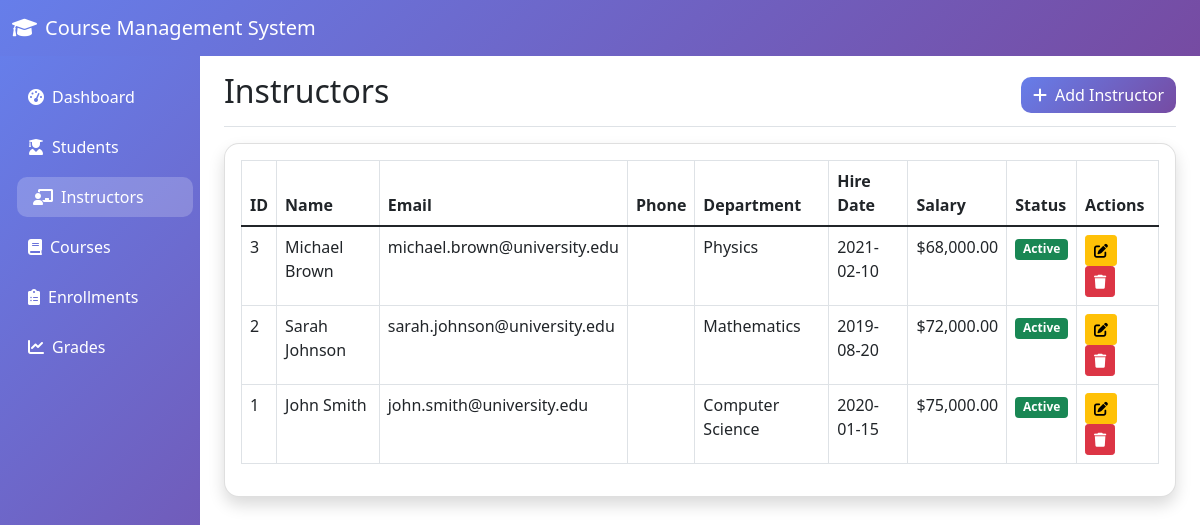
The app's page /instructors.php with its own data.
### tables this page shows
CREATE TABLE instructors (
    instructor_id INT PRIMARY KEY AUTO_INCREMENT,
    first_name VARCHAR(50) NOT NULL,
    last_name VARCHAR(50) NOT NULL,
    email VARCHAR(100) UNIQUE NOT NULL,
    phone VARCHAR(15),
    department VARCHAR(100),
    hire_date DATE,
    salary DECIMAL(10,2),
    status ENUM('active', 'inactive') DEFAULT 'active',
    created_at TIMESTAMP DEFAULT CURRENT_TIMESTAMP
);

### instructors.php (the view, shortened to what this page needs)
<?php
$database = new Database();
$db = $database->getConnection();
$stmt = $db->query("SELECT * FROM instructors ORDER BY last_name, first_name");
$instructors = $stmt->fetchAll(PDO::FETCH_ASSOC);
?>
<!DOCTYPE html>
<html lang="en">
<head>
    <link href="https://cdn.jsdelivr.net/npm/bootstrap@5.1.3/dist/css/bootstrap.min.css" rel="stylesheet">
    <link href="https://cdnjs.cloudflare.com/ajax/libs/font-awesome/6.0.0/css/all.min.css" rel="stylesheet">
</head>
<body>
    <nav class="navbar navbar-expand-lg navbar-dark">
        <div class="container-fluid">
            <a class="navbar-brand" href="index.php">
                <i class="fas fa-graduation-cap me-2"></i>Course Management System
            </a>
        </div>
    </nav>
    <div class="container-fluid">
        <div class="row">
            <nav class="col-md-3 col-lg-2 d-md-block sidebar collapse">
                <div class="position-sticky pt-3">
                    <ul class="nav flex-column">
                        <li class="nav-item">
                            <a class="nav-link" href="index.php">
                                <i class="fas fa-tachometer-alt me-2"></i>Dashboard
                            </a>
                        </li>
                        <li class="nav-item">
                            <a class="nav-link" href="students.php">
                                <i class="fas fa-user-graduate me-2"></i>Students
                            </a>
                        </li>
                        <li class="nav-item">
                            <a class="nav-link active" href="instructors.php">
                                <i class="fas fa-chalkboard-teacher me-2"></i>Instructors
                            </a>
                        </li>
                        <li class="nav-item">
                            <a class="nav-link" href="courses.php">
                                <i class="fas fa-book me-2"></i>Courses
                            </a>
                        </li>
                        <li class="nav-item">
                            <a class="nav-link" href="enrollments.php">
                                <i class="fas fa-clipboard-list me-2"></i>Enrollments
                            </a>
                        </li>
                        <li class="nav-item">
                            <a class="nav-link" href="grades.php">
                                <i class="fas fa-chart-line me-2"></i>Grades
                            </a>
                        </li>
                    </ul>
                </div>
            </nav>
            <main class="col-md-9 ms-sm-auto col-lg-10 px-md-4">
                <div class="d-flex justify-content-between flex-wrap flex-md-nowrap align-items-center pt-3 pb-2 mb-3 border-bottom">
                    <h1 class="h2">Instructors</h1>
                    <button type="button" class="btn btn-primary" data-bs-toggle="modal" data-bs-target="#addInstructorModal">
                        <i class="fas fa-plus me-2"></i>Add Instructor
                    </button>
                </div>
                <div class="card shadow">
                    <div class="card-body">
                        <div class="table-responsive">
                            <table class="table table-bordered" width="100%" cellspacing="0">
                                <thead>
                                    <tr>
                                        <th>ID</th>
                                        <th>Name</th>
                                        <th>Email</th>
                                        <th>Phone</th>
                                        <th>Department</th>
                                        <th>Hire Date</th>
                                        <th>Salary</th>
                                        <th>Status</th>
                                        <th>Actions</th>
                                    </tr>
                                </thead>
                                <tbody>
                                    <?php foreach($instructors as $instructor): ?>
                                    <tr>
                                        <td><?php echo $instructor['instructor_id']; ?></td>
                                        <td><?php echo htmlspecialchars($instructor['first_name'] . ' ' . $instructor['last_name']); ?></td>
                                        <td><?php echo htmlspecialchars($instructor['email']); ?></td>
                                        <td><?php echo htmlspecialchars($instructor['phone']); ?></td>
                                        <td><?php echo htmlspecialchars($instructor['department']); ?></td>
                                        <td><?php echo htmlspecialchars($instructor['hire_date']); ?></td>
                                        <td>$<?php echo number_format($instructor['salary'], 2); ?></td>
                                        <td>
                                            <span class="badge bg-<?php echo $instructor['status'] == 'active' ? 'success' : 'secondary'; ?>">
                                                <?php echo ucfirst($instructor['status']); ?>
                                            </span>
                                        </td>
                                        <td>
                                            <button type="button" class="btn btn-sm btn-warning me-1"
                                                    data-bs-toggle="modal" data-bs-target="#editInstructorModal"
                                                    onclick="editInstructor(<?php echo htmlspecialchars(json_encode($instructor)); ?>)">
                                                <i class="fas fa-edit"></i>
                                            </button>
                                            <form method="POST" style="display: inline;">
                                                <button type="submit" name="delete_instructor" class="btn btn-sm btn-danger"
                                                        onclick="return confirm('Are you sure you want to delete this instructor?')">
                                                    <i class="fas fa-trash"></i>
                                                </button>
                                            </form>
                                        </td>
                                    </tr>
                                    <?php endforeach; ?>
                                </tbody>
                            </table>
                        </div>
                    </div>
                </div>
            </main>
        </div>
    </div>
</body>
</html>

### instructors.php (style rules this page uses)
.sidebar { height: 100vh; background: linear-gradient(135deg, #667eea 0%, #764ba2 100%); }
.nav-link { color: white !important; border-radius: 10px; margin: 5px 0; transition: all 0.3s; }
.nav-link:hover, .nav-link.active { background-color: rgba(255,255,255,0.2); transform: translateX(5px); }
.card { border-radius: 15px; box-shadow: 0 4px 6px rgba(0,0,0,0.1); }
.btn-primary { background: linear-gradient(135deg, #667eea 0%, #764ba2 100%); border: none; border-radius: 10px; }
.navbar { background: linear-gradient(135deg, #667eea 0%, #764ba2 100%) !important; }

### records on screen
instructors: instructor_id "3", first_name+last_name "Michael Brown", email "michael.brown@university.edu", department "Physics", hire_date "2021-02-10", salary "68,000.00", status "Active"
instructors: instructor_id "2", first_name+last_name "Sarah Johnson", email "sarah.johnson@university.edu", department "Mathematics", hire_date "2019-08-20", salary "72,000.00", status "Active"
instructors: instructor_id "1", first_name+last_name "John Smith", email "john.smith@university.edu", department "Computer Science", hire_date "2020-01-15", salary "75,000.00", status "Active"
